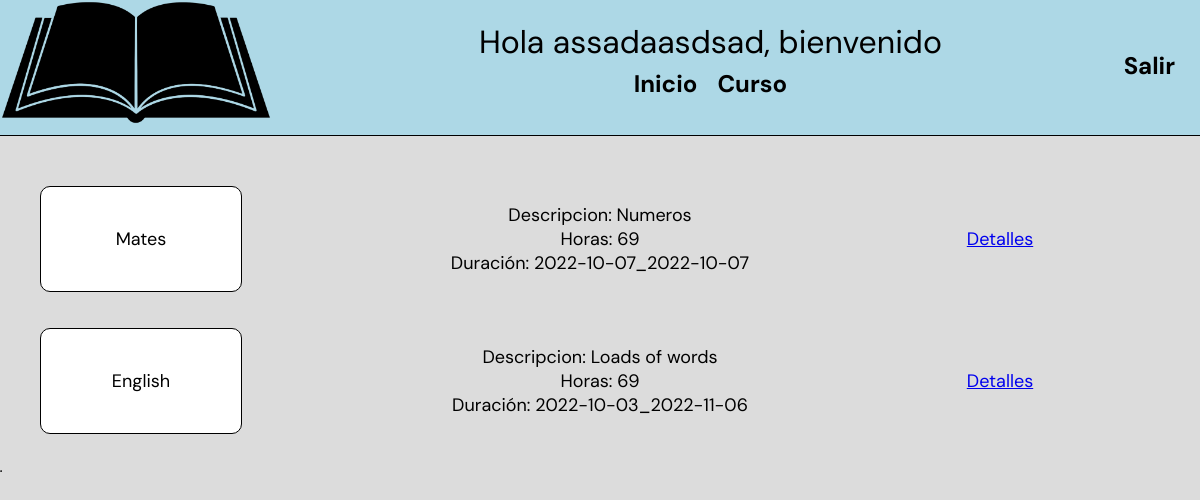
Page /cursos.php (signed in) on the earlier database version.
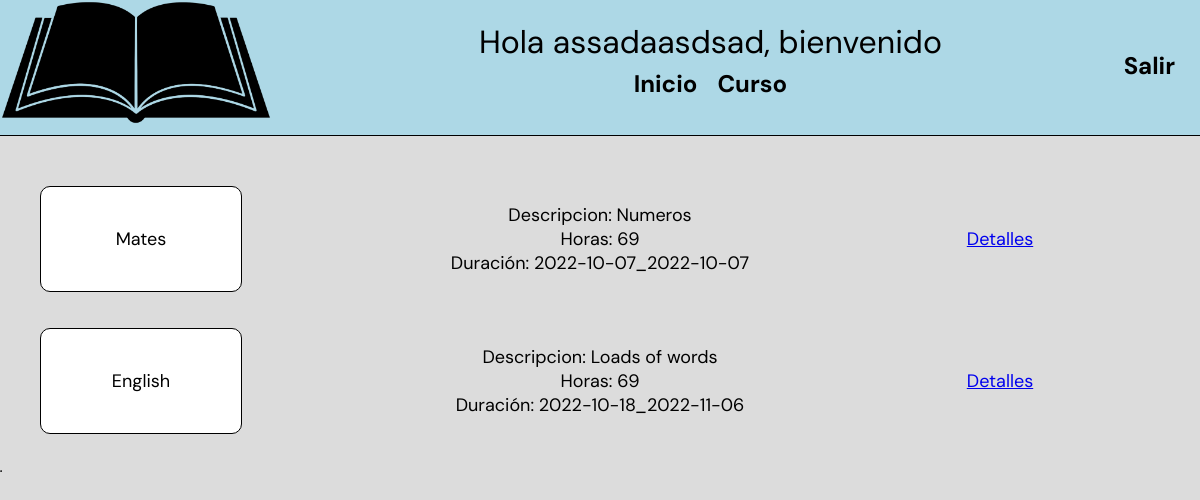
Same page on the later database version.
### tables this page shows
CREATE TABLE `cursos` (
  `Codi` int(11) NOT NULL,
  `Nom` text NOT NULL,
  `Descripcion` text NOT NULL,
  `Hores` int(11) NOT NULL,
  `Data_inici` date NOT NULL,
  `Data_final` date NOT NULL,
  `Dni_Profesores` varchar(9) DEFAULT NULL,
  `activo` int(11) NOT NULL DEFAULT 1
);

### cursos.php (the view, shortened to what this page needs)
<!DOCTYPE html>
<html lang="en">
    <head>
        <link href="cursos.css" rel="stylesheet" type="text/css">
    </head>
    <body>
    <header>
            <div class="div">
                <img src="book-png.png" alt="Logo" witdth="125px" height="125px">
                <?php
                if(!isset($_SESSION['rol'])){
                    ?>  <div class="headerAll">
                            <a class="header" href="SignInAdmin.php">Inicar Sessión como administrador</a><br>
                            <a class="header2" href="SignIn.php">Inicar Sessión</a><br>
                            <a href="SignInProfesor.php">Inicar Sessión Como profesor</a><br>
                            <a class="header2" href="SignUp.php">Registrarse</a><br>
                            <div class="header3">No has iniciado sessión</div>
                        </div>
                    <?php
                }else if($_SESSION['rol']=='profesor'){
                    ?>
                    <div class="DivMenu">
                        <div class="inicioSession">Hola <?php echo($_SESSION['NombreHeader'])  ?>, bienvenido</div>
                        <nav>
                            <ul class="generalAll">
                                <li><a href="index.php" class="general">Inicio</a></li>
                                <li><a href="cursos.php" class="general">Curso</a></li>
                            </ul>
                        </nav>
                    </div>
                        <a href="SignOut.php" class="SignOut">Salir</a>
                    <?php
                }
                ?>
            </div>
        </header>
        <?php
            if(isset($_SESSION['rol'])){
                    ?>
                    <?php
                echo "<table border>";
                    ?>
                    <?php
                if($_SESSION['rol']=='profesor'){
                    $connection= connection();
                    $sql= "SELECT * FROM cursos WHERE Dni_Profesores LIKE '".$_SESSION['DniProfesor']."'";
                    if($result= mysqli_query($connection, $sql)){
                        while($row= $result->fetch_assoc()){
                            $llista[]= $row;
                        }
                        foreach($llista as $clave => $valor){
                            if($valor['activo']==1){
                                echo "<div class='divGeneral'>";
                                    echo "<div class='name'>".$valor['Nom']."</div>";
                                    echo "<div class='details'>";
                                    echo "Descripcion: ".$valor['Descripcion']."<br>";
                                    echo "Horas: ".$valor['Hores']."<br>";
                                    echo "Duración: ".$valor['Data_inici']."_";
                                    echo $valor['Data_final'];
                                    echo "</div>";
                                    echo "<div class='link'><a href='Nota.php?id=".$valor['Codi']."'>Detalles</a></div>";
                                echo "</div>";
                            }
                        }
                    }if(!isset($llista)){
                        echo "<META HTTP-EQUIV='REFRESH' CONTENT='0;URL=AdminCurso.php'>";
                    }
                    ?>
                    <?php
                }
            }
        ?>
    </body>
</html>

### cursos.css (style rules this page uses)
* { background-color: #dcdcdc; margin: 0; padding: 0; font-family: 'DM Sans', sans-serif; }
div.div { display: flex; padding-bottom: 10px; border-bottom: 1px solid black; margin-bottom: 50px; background-color: lightblue; }
.inicioSession { font-size:xx-large; background-color: lightblue; margin: auto; text-align: center; }
.DivMenu { margin: auto; }
.generalAll { display: flex; justify-content: center; background-color: lightblue; }
.general { text-decoration: none; color: black; font-weight: bolder; font-size: x-large; background-color: lightblue; }
nav { background-color: lightblue; }
nav li { display:inline-block; padding:5px 10px; background-color: lightblue; text-align:center; color:black; }
img { background-color: lightblue; }
.SignOut { background-color: lightblue; text-decoration: none; color: black; font-size: x-large; font-weight: bold; margin-top: 50px; position: relative; right: 25px; }
.divGeneral { font-size: large; text-align: center; display: grid; grid-template-columns: 1fr 1fr 1fr; align-items: center; margin-bottom: 3%; }
.name { border: 1px solid black; background-color: white; border-radius: 10px; text-align: center; width: 50%; padding-top: 40px; padding-bottom: 40px; margin-left: 10%; }
.details { text-align: center; }

Differences in the rows shown:
changed cursos "English": Data_inici "2022-10-03" → "2022-10-18"
